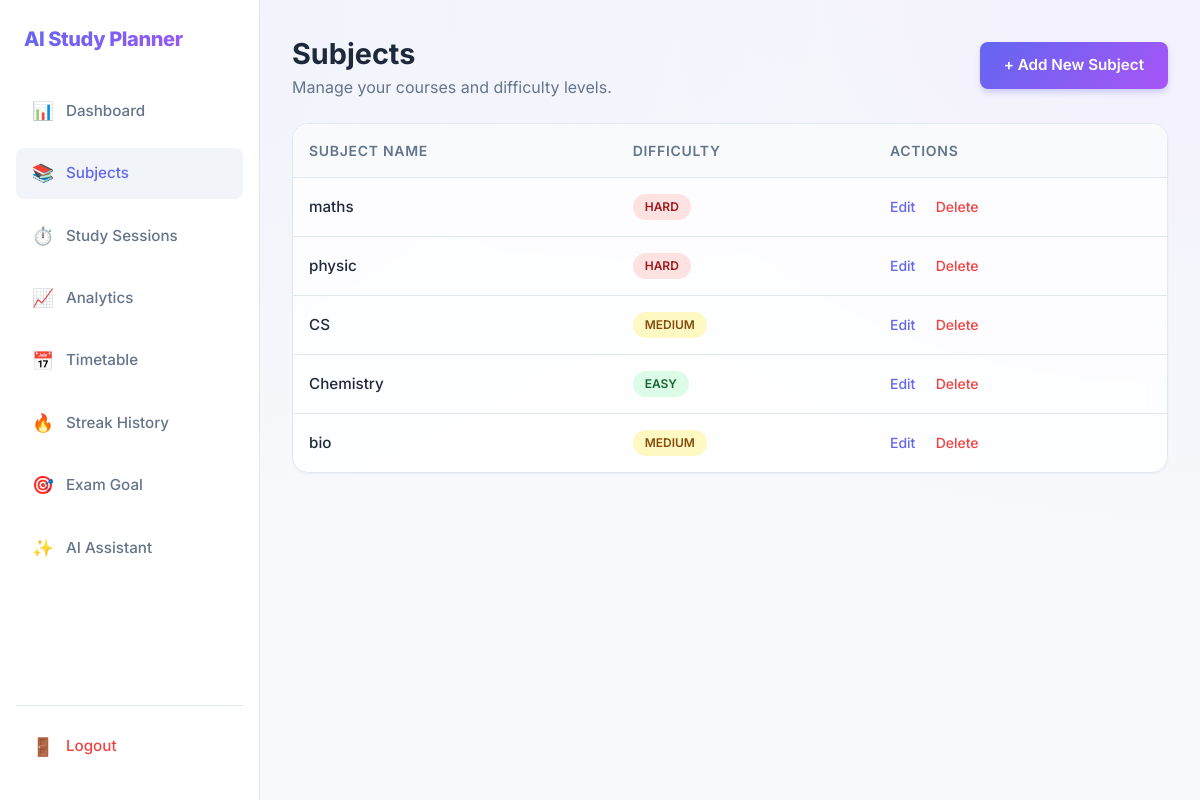
/subject (signed in), run on the app's committed database.
### models/subject.py (models this page shows)
class Subject(db.Model):
    id = db.Column(db.Integer, primary_key=True)
    user_id = db.Column(db.Integer, db.ForeignKey('user.id'))
    name = db.Column(db.String(100), nullable=False)
    difficulty = db.Column(db.String(20), nullable=False)

### app.py (the view)
@app.route("/subject")
@login_required
def subject_page():
    user_subjects = Subject.query.filter_by(user_id=session["user_id"]).all()
    return render_template("subject.html", subjects=user_subjects)

### app.py (called while the page is built)
def login_required(f):
    @wraps(f)
    def wrapper(*args, **kwargs):
        if "user_id" not in session:
            return redirect(url_for("login"))
        return f(*args, **kwargs)
    return wrapper

### templates/subject.html (shortened to what this page needs)
<!DOCTYPE html>
<html lang="en">
<head>
  <link rel="stylesheet" href="{{ url_for('static', filename='saas-theme.css') }}">
</head>
<body>
  <div class="layout-container">
    <aside class="sidebar">
      <div style="padding: 0 var(--sp-2) var(--sp-8);">
        <h2 class="logo-text" style="font-size: 1.25rem;">AI Study Planner</h2>
      </div>
      <nav class="flex-col flex gap-2">
        <a href="{{ url_for('dashboard') }}" class="nav-item">
          <span class="nav-icon">📊</span> Dashboard
        </a>
        <a href="{{ url_for('subject_page') }}" class="nav-item active">
          <span class="nav-icon">📚</span> Subjects
        </a>
        <a href="{{ url_for('session_page') }}" class="nav-item">
          <span class="nav-icon">⏱️</span> Study Sessions
        </a>
        <a href="{{ url_for('summary') }}" class="nav-item">
          <span class="nav-icon">📈</span> Analytics
        </a>
        <a href="{{ url_for('timetable') }}" class="nav-item">
          <span class="nav-icon">📅</span> Timetable
        </a>
        <a href="{{ url_for('streak_history') }}" class="nav-item">
          <span class="nav-icon">🔥</span> Streak History
        </a>
        <a href="{{ url_for('set_goal') }}" class="nav-item">
          <span class="nav-icon">🎯</span> Exam Goal
        </a>
        <a href="{{ url_for('assistant') }}" class="nav-item"><span class="nav-icon">✨</span> AI Assistant</a>
      </nav>
      <div style="margin-top: auto; padding-top: var(--sp-4); border-top: 1px solid var(--border-light);">
        <a href="{{ url_for('logout') }}" class="nav-item" style="color: #ef4444;">
          <span class="nav-icon">🚪</span> Logout
        </a>
      </div>
    </aside>
    <main class="main-content">
      <header class="section-header">
        <div>
          <h1 style="font-size: 1.8rem; font-weight: 700;">Subjects</h1>
          <p class="text-muted">Manage your courses and difficulty levels.</p>
        </div>
        <a href="{{ url_for('add_subject') }}" class="btn btn-primary">+ Add New Subject</a>
      </header>
      <div class="table-container">
        <table>
          <thead>
            <tr>
              <th>Subject Name</th>
              <th>Difficulty</th>
              <th>Actions</th>
            </tr>
          </thead>
          <tbody>
            {% for subject in subjects %}
            <tr>
              <td class="font-medium">{{ subject.name }}</td>
              <td>
                {% if subject.difficulty == 'Easy' %}
                <span class="badge badge-easy">Easy</span>
                {% elif subject.difficulty == 'Medium' %}
                <span class="badge badge-medium">Medium</span>
                {% else %}
                <span class="badge badge-hard">Hard</span>
                {% endif %}
              </td>
              <td>
                <a href="{{ url_for('edit_subject', sid=subject.id) }}" class="action-link">Edit</a>
                <a href="{{ url_for('delete_subject', sid=subject.id) }}" class="action-link delete"
                  onclick="return confirm('Are you sure?')">Delete</a>
              </td>
            </tr>
            {% else %}
            <tr>
              <td colspan="3" class="text-center text-muted" style="padding: 3rem;">
                No subjects found. <a href="{{ url_for('add_subject') }}">Add one now</a>.
              </td>
            </tr>
            {% endfor %}
          </tbody>
        </table>
      </div>
    </main>
  </div>
</body>
</html>

### static/saas-theme.css (style rules this page uses)
:root { --bg-body: #f7f9fc; --bg-surface: #ffffff; --bg-glass: rgba(255, 255, 255, 0.7); --primary-gradient: linear-gradient(135deg, #6366f1 0%, #a855f7 100%); --primary-color: #6366f1; --primary-hover: #4f46e5; --text-main: #1e293b; --text-muted: #64748b; --text-light: #94a3b8; --border-light: #e2e8f0; --border-hover: #cbd5e1; --shadow-sm: 0 1px 2px 0 rgba(0, 0, 0, 0.05); --shadow-md: 0 4px 6px -1px rgba(0, 0, 0, 0.05), 0 2px 4px -1px rgba(0, 0, 0, 0.03); --shadow-lg: 0 10px 15px -3px rgba(0, 0, 0, 0.05), 0 4px 6px -2px rgba(0, 0, 0, 0.025); --shadow-card: 0 20px 25px -5px rgba(0, 0, 0, 0.05), 0 10px 10px -5px rgba(0, 0, 0, 0.02); --radius-sm: 0.375rem; --radius-md: 0.5rem; --radius-lg: 0.75rem; --radius-xl: 1rem; --radius-2xl: 1.5rem; --sp-1: 0.25rem; --sp-2: 0.5rem; --sp-3: 0.75rem; --sp-4: 1rem; --sp-6: 1.5rem; --sp-8: 2rem; --sp-12: 3rem; }
* { box-sizing: border-box; margin: 0; padding: 0; }
body { font-family: 'Inter', sans-serif; background-color: var(--bg-body); background-image: radial-gradient(at 0% 0%, rgba(99, 102, 241, 0.05) 0px, transparent 50%), radial-gradient(at 100% 0%, rgba(168, 85, 247, 0.05) 0px, transparent 50%); color: var(--text-main); line-height: 1.5; -webkit-font-smoothing: antialiased; min-height: 100vh; }
a { color: var(--primary-color); text-decoration: none; transition: color 0.2s; }
.flex { display: flex; }
.flex-col { flex-direction: column; }
.gap-2 { gap: var(--sp-2); }
.font-medium { font-weight: 500; }
.text-muted { color: var(--text-muted); }
.btn { display: inline-flex; align-items: center; justify-content: center; padding: 0.75rem 1.5rem; font-weight: 600; border-radius: var(--radius-md); cursor: pointer; transition: all 0.2s; border: none; font-size: 0.95rem; }
.btn-primary { background: var(--primary-gradient); color: white; box-shadow: 0 4px 6px -1px rgba(99, 102, 241, 0.3); }
.logo-text { font-size: 1.5rem; font-weight: 800; background: var(--primary-gradient); -webkit-background-clip: text; background-clip: text; -webkit-text-fill-color: transparent; letter-spacing: -0.02em; }

### templates/subject.html (style rules this page uses)
.layout-container { display: flex; min-height: 100vh; }
.sidebar { width: 260px; background: var(--bg-surface); border-right: 1px solid var(--border-light); padding: var(--sp-6) var(--sp-4); display: flex; flex-direction: column; position: sticky; top: 0; height: 100vh; }
.main-content { flex: 1; padding: var(--sp-8); max-width: 1400px; }
.nav-item { display: flex; align-items: center; padding: var(--sp-3) var(--sp-4); color: var(--text-muted); border-radius: var(--radius-md); margin-bottom: var(--sp-1); font-weight: 500; font-size: 0.95rem; }
.nav-item:hover, .nav-item.active { background-color: #f1f5f9; color: var(--primary-color); }
.nav-icon { margin-right: var(--sp-3); font-size: 1.1rem; }
.section-header { display: flex; justify-content: space-between; align-items: center; margin-bottom: var(--sp-6); }
.table-container { overflow-x: auto; background: rgba(255, 255, 255, 0.8); backdrop-filter: blur(8px); border-radius: var(--radius-xl); border: 1px solid var(--border-light); box-shadow: var(--shadow-sm); }
table { width: 100%; border-collapse: collapse; text-align: left; }
th { background-color: #f8fafc; padding: var(--sp-4); font-weight: 600; color: var(--text-muted); font-size: 0.875rem; text-transform: uppercase; letter-spacing: 0.05em; border-bottom: 1px solid var(--border-light); }
td { padding: var(--sp-4); border-bottom: 1px solid var(--border-light); color: var(--text-main); font-size: 0.95rem; }
tr:last-child td { border-bottom: none; }
.badge { display: inline-block; padding: 0.25rem 0.75rem; border-radius: 99px; font-size: 0.75rem; font-weight: 600; text-transform: uppercase; }
.badge-easy { background-color: #dcfce7; color: #166534; }
.badge-medium { background-color: #fef9c3; color: #854d0e; }
.badge-hard { background-color: #fee2e2; color: #991b1b; }
.action-link { font-size: 0.875rem; margin-right: var(--sp-4); font-weight: 500; }
.action-link.delete { color: #ef4444; }

### data on the page
Subject: name "maths", difficulty "HARD"
Subject: name "physic", difficulty "HARD"
Subject: name "CS", difficulty "MEDIUM"
Subject: name "Chemistry", difficulty "EASY"
Subject: name "bio", difficulty "MEDIUM"
